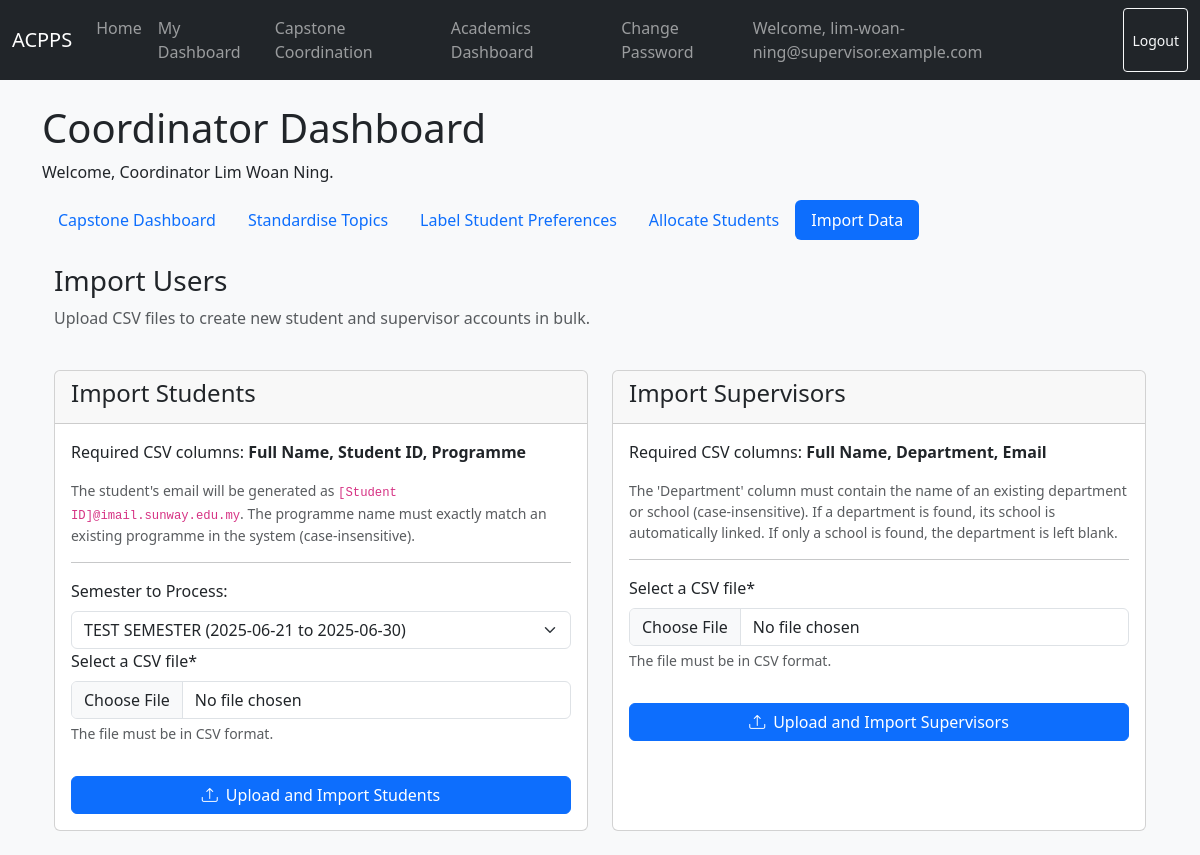
Screenshot of /dashboards/coordinator/import/ (signed in) with the database file from the repository.
### users/models.py (models this page shows, shortened)
class User(AbstractBaseUser, PermissionsMixin):
    email = models.EmailField(unique=True)
    is_active = models.BooleanField(default=True)
    is_staff = models.BooleanField(default=False)
    date_joined = models.DateTimeField(default=timezone.now)
    full_name = models.CharField(max_length=255, blank=False, null=False)
    USER_TYPE_CHOICES = (
        ('student', 'Student'),
        ('supervisor', 'Supervisor'),
    )
    user_type = models.CharField(max_length=10, choices=USER_TYPE_CHOICES)
    objects = UserManager()
    USERNAME_FIELD = 'email'
    REQUIRED_FIELDS = ['user_type']
    def get_full_name(self):
        return self.full_name or self.email

### dashboards/views.py (the view, shortened to what this page needs)
# urls.py: path('coordinator/import/', CoordinatorImportView.as_view(), name='coordinator_import'),
class CoordinatorImportView(CoordinatorRequiredMixin, View):
    template_name = 'dashboard/coordinator_import.html'
    def get(self, request, *args, **kwargs):
        context = {
            'student_form': CsvImportForm(),
            'supervisor_form': CsvImportForm(),
            'semesters': Semester.objects.all().order_by('-start_date')
        }
        return render(request, self.template_name, context)

### users/forms.py
class CsvImportForm(forms.Form):
    csv_file = forms.FileField(
        label='Select a CSV file',
        help_text='The file must be in CSV format.',
        widget=forms.FileInput(attrs={'class': 'form-control', 'accept': '.csv'})
    )

### academics/models.py (called while the page is built)
    def __str__(self):
        return f"{self.name} ({self.start_date} to {self.end_date})"

### dashboards/views.py (called while the page is built)
    def dispatch(self, request, *args, **kwargs):
        is_coordinator = CoordinatorProfile.objects.filter(supervisor__user=request.user).exists() or request.user.is_superuser
        if not is_coordinator:
            messages.error(request, "You do not have permission to access this page.")
            return redirect('home')
        return super().dispatch(request, *args, **kwargs)

### templates/dashboard/coordinator_import.html (shortened to what this page needs)
{% extends "dashboard/coordinator_base.html" %}
{% load crispy_forms_tags %}
{% block module %}
<div class="container mt-4">
    <div class="row mb-4">
        <div class="col-md-12">
            <h2 class="h3">Import Users</h2>
            <p class="text-muted">Upload CSV files to create new student and supervisor accounts in bulk.</p>
        </div>
    </div>
    <div class="row">
        <div class="col-lg-6 mb-4">
            <div class="card h-100">
                <div class="card-header">
                    <h4>Import Students</h4>
                </div>
                <div class="card-body">
                    <p>Required CSV columns: <strong>Full Name, Student ID, Programme</strong></p>
                    <p class="text-muted small">The student's email will be generated as <code>[Student ID]@imail.sunway.edu.my</code>. The programme name must exactly match an existing programme in the system (case-insensitive).</p>
                    <hr>
                    <form method="post" enctype="multipart/form-data">
                        <label for="semester-input" class="form-label">Semester to Process:</label>
                        <select name="semester" id="semester-input" class="form-select">
                            {% for semester in semesters %}
                                <option value="{{ semester.pk }}" {% if semester.pk == selected_semester_id %}selected{% endif %}>
                                    {{ semester }}
                                </option>
                            {% empty %}
                                <option value="">No semesters found</option>
                            {% endfor %}
                        </select>
                        {{ student_form|crispy }}
                        <button type="submit" name="import_students" class="btn btn-primary mt-3 w-100">
                            <i class="bi bi-upload me-2"></i>Upload and Import Students
                        </button>
                    </form>
                </div>
            </div>
        </div>
        <div class="col-lg-6 mb-4">
            <div class="card h-100">
                <div class="card-header">
                    <h4>Import Supervisors</h4>
                </div>
                <div class="card-body">
                    <p>Required CSV columns: <strong>Full Name, Department, Email</strong></p>
                    <p class="text-muted small">The 'Department' column must contain the name of an existing department or school (case-insensitive). If a department is found, its school is automatically linked. If only a school is found, the department is left blank.</p>
                    <hr>
                    <form method="post" enctype="multipart/form-data">
                        {{ supervisor_form|crispy }}
                        <button type="submit" name="import_supervisors" class="btn btn-primary mt-3 w-100">
                            <i class="bi bi-upload me-2"></i>Upload and Import Supervisors
                        </button>
                    </form>
                </div>
            </div>
        </div>
    </div>
</div>
{% endblock %}

### templates/dashboard/coordinator_base.html (shortened to what this page needs)
{% extends "dashboard/dashboard_base.html" %}
{% load static %}
{% block dashboard %}
    <h1>Coordinator Dashboard</h1>
    <p>Welcome, Coordinator {{ user.get_full_name }}.</p>
    <nav class="nav nav-pills mb-4">
        <a class="nav-link {% if request.resolver_match.url_name == 'coordinator_dashboard' %}active{% endif %}" href="{% url 'coordinator_dashboard' %}">Capstone Dashboard</a>
        <a class="nav-link {% if request.resolver_match.url_name == 'coordinator_standardize' %}active{% endif %}" href="{% url 'coordinator_standardize' %}">Standardise Topics</a>
        <a class="nav-link {% if request.resolver_match.url_name == 'coordinator_label' %}active{% endif %}" href="{% url 'coordinator_label' %}">Label Student Preferences</a>
        <a class="nav-link {% if request.resolver_match.url_name == 'coordinator_match' %}active{% endif %}" href="{% url 'coordinator_match' %}">Allocate Students</a>
        <a class="nav-link {% if request.resolver_match.url_name == 'coordinator_import' %}active{% endif %}" href="{% url 'coordinator_import' %}">Import Data</a>
    </nav>
    {% block module %}
    {% endblock %}
{% endblock %}

### templates/base.html (shortened to what this page needs)
<!DOCTYPE html>
<html lang="en">
<head>
    <link href="https://cdn.jsdelivr.net/npm/bootstrap@5.3.3/dist/css/bootstrap.min.css" rel="stylesheet">
    <link rel="stylesheet" href="https://cdn.jsdelivr.net/npm/bootstrap-icons@1.11.3/font/bootstrap-icons.min.css">
</head>
<body>
    <nav class="navbar navbar-expand-lg navbar-dark bg-dark mb-4">
        <div class="container-fluid">
            <a class="navbar-brand" href="{% url 'home' %}">ACPPS</a>
            <div class="collapse navbar-collapse" id="navbarNav">
                <ul class="navbar-nav me-auto mb-2 mb-lg-0">
                    <li class="nav-item"><a class="nav-link" href="{% url 'home' %}">Home</a></li>
                    {% if user.is_authenticated %}
                        {% if user.is_superuser %}
                            <li class="nav-item"><a class="nav-link" href="{% url 'student_dashboard' %}">Student DB</a></li>
                            <li class="nav-item"><a class="nav-link" href="{% url 'supervisor_dashboard' %}">Supervisor DB</a></li>
                            <li class="nav-item"><a class="nav-link" href="{% url 'coordinator_dashboard' %}">Coordinator DB</a></li>
                            <li class="nav-item"><a class="nav-link" href="{% url 'academics:dashboard' %}">Academics DB</a></li>
                        {% elif user.user_type == 'student' %}
                             <li class="nav-item"><a class="nav-link" href="{% url 'student_dashboard' %}">My Dashboard</a></li>
                        {% elif user.user_type == 'supervisor' and user.supervisorprofile.coordinatorprofile %}
                             <li class="nav-item"><a class="nav-link" href="{% url 'supervisor_dashboard' %}">My Dashboard</a></li>
                             <li class="nav-item"><a class="nav-link" href="{% url 'coordinator_dashboard' %}">Capstone Coordination</a></li>
                             <li class="nav-item"><a class="nav-link" href="{% url 'academics:dashboard' %}">Academics Dashboard</a></li>
                        {% elif user.user_type == 'supervisor' %}
                            <li class="nav-item"><a class="nav-link" href="{% url 'supervisor_dashboard' %}">My Dashboard</a></li>
                        {% endif %}
                    {% endif %}
                </ul>
                <div class="navbar-nav ms-auto">
                    {% if user.is_authenticated %}
                        <li class="nav-item"><a class="nav-link" href="{% url 'password_change' %}">Change Password</a></li>
                        <span class="navbar-text me-3">
                            Welcome, {{ user.email }}
                        </span>
                        <form class="d-flex" action="{% url 'logout' %}" method="post">
                            <button type="submit" class="btn btn-outline-light btn-sm">Logout</button>
                        </form>
                    {% else %}
                        <a href="{% url 'login' %}" class="btn btn-outline-light">Login</a>
                    {% endif %}
                </div>
            </div>
        </div>
    </nav>
    <main class="container">
        {% block content %}
        {% endblock %}
    </main>
</body>
</html>

### templates/base.html (style rules this page uses)
body { background-color: #f8f9fa; }

### rows the page displays
User: email "lim-woan-ning@supervisor.example.com", get_full_name "Lim Woan Ning"

### other values shown
form field semester "TEST SEMESTER (2025-06-21 to 2025-06-30)"
